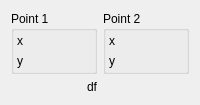
                       <widget class="QWidget" name="sfl3PPtsTab">
                        <attribute name="title">
                         <string>Points</string>
                        </attribute>
                        <layout class="QGridLayout" name="gridLayout_36">
                         <item row="0" column="0">
                          <layout class="QGridLayout" name="gridLayout_35">
                           <item row="0" column="0">
                            <widget class="QGroupBox" name="sfl3PPt1Group">
                             <property name="title">
                              <string>Point 1</string>
                             </property>
                             <layout class="QGridLayout" name="gridLayout_7">
                              <property name="margin">
                               <number>3</number>
                              </property>
                              <item row="0" column="0">
                               <layout class="QGridLayout" name="gridLayout_5">
                                <item row="0" column="0">
                                 <widget class="QLabel" name="sfl3PPt1XLabel">
                                  <property name="text">
                                   <string>x</string>
                                  </property>
                                  <property name="alignment">
                                   <set>Qt::AlignRight|Qt::AlignTrailing|Qt::AlignVCenter</set>
                                  </property>
                                 </widget>
                                </item>
                                <item row="0" column="1">
                                 <widget class="QwtCounter" name="sfl3PPt1XDSpin" native="true">
                                  <property name="sizePolicy">
                                   <sizepolicy hsizetype="MinimumExpanding" vsizetype="Fixed">
                                    <horstretch>0</horstretch>
                                    <verstretch>0</verstretch>
                                   </sizepolicy>
                                  </property>
                                  <property name="toolTip">
                                   <string extracomment="comment blah"/>
                                  </property>
                                 </widget>
                                </item>
                                <item row="1" column="0">
                                 <widget class="QLabel" name="sfl3PPt1YLabel">
                                  <property name="text">
                                   <string>y</string>
                                  </property>
                                  <property name="alignment">
                                   <set>Qt::AlignRight|Qt::AlignTrailing|Qt::AlignVCenter</set>
                                  </property>
                                 </widget>
                                </item>
                                <item row="1" column="1">
                                 <widget class="QwtCounter" name="sfl3PPt1YDSpin" native="true">
                                  <property name="sizePolicy">
                                   <sizepolicy hsizetype="MinimumExpanding" vsizetype="Fixed">
                                    <horstretch>0</horstretch>
                                    <verstretch>0</verstretch>
                                   </sizepolicy>
                                  </property>
                                  <property name="toolTip">
                                   <string/>
                                  </property>
                                 </widget>
                                </item>
                               </layout>
                              </item>
                             </layout>
                            </widget>
                           </item>
                           <item row="0" column="1">
                            <widget class="QGroupBox" name="sfl3PPt2Group">
                             <property name="title">
                              <string>Point 2</string>
                             </property>
                             <layout class="QGridLayout" name="gridLayout_34">
                              <property name="margin">
                               <number>3</number>
                              </property>
                              <item row="0" column="0">
                               <layout class="QGridLayout" name="gridLayout_4">
                                <item row="0" column="0">
                                 <widget class="QLabel" name="sfl3PPt2XLabel">
                                  <property name="text">
                                   <string>x</string>
                                  </property>
                                  <property name="alignment">
                                   <set>Qt::AlignRight|Qt::AlignTrailing|Qt::AlignVCenter</set>
                                  </property>
                                 </widget>
                                </item>
                                <item row="0" column="1">
                                 <widget class="QwtCounter" name="sfl3PPt2XDSpin" native="true">
                                  <property name="sizePolicy">
                                   <sizepolicy hsizetype="MinimumExpanding" vsizetype="Fixed">
                                    <horstretch>0</horstretch>
                                    <verstretch>0</verstretch>
                                   </sizepolicy>
                                  </property>
                                  <property name="toolTip">
                                   <string extracomment="comment blah"/>
                                  </property>
                                 </widget>
                                </item>
                                <item row="1" column="0">
                                 <widget class="QLabel" name="sfl3PPt2YLabel">
                                  <property name="text">
                                   <string>y</string>
                                  </property>
                                  <property name="alignment">
                                   <set>Qt::AlignRight|Qt::AlignTrailing|Qt::AlignVCenter</set>
                                  </property>
                                 </widget>
                                </item>
                                <item row="1" column="1">
                                 <widget class="QwtCounter" name="sfl3PPt2YDSpin" native="true">
                                  <property name="sizePolicy">
                                   <sizepolicy hsizetype="Minimum" vsizetype="Fixed">
                                    <horstretch>0</horstretch>
                                    <verstretch>0</verstretch>
                                   </sizepolicy>
                                  </property>
                                  <property name="toolTip">
                                   <string/>
                                  </property>
                                 </widget>
                                </item>
                               </layout>
                              </item>
                             </layout>
                            </widget>
                           </item>
                           <item row="1" column="0">
                            <widget class="QLabel" name="sfl3PPtsDfLabel">
                             <property name="text">
                              <string>df</string>
                             </property>
                             <property name="alignment">
                              <set>Qt::AlignRight|Qt::AlignTrailing|Qt::AlignVCenter</set>
                             </property>
                            </widget>
                           </item>
                           <item row="1" column="1">
                            <widget class="QwtCounter" name="sfl3PPtsDfDSpin" native="true"/>
                           </item>
                          </layout>
                         </item>
                        </layout>
                       </widget>
